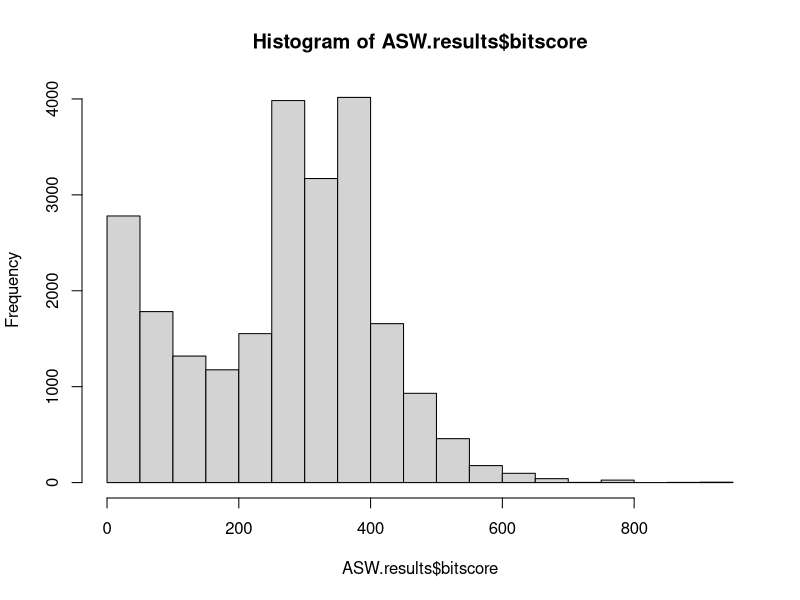
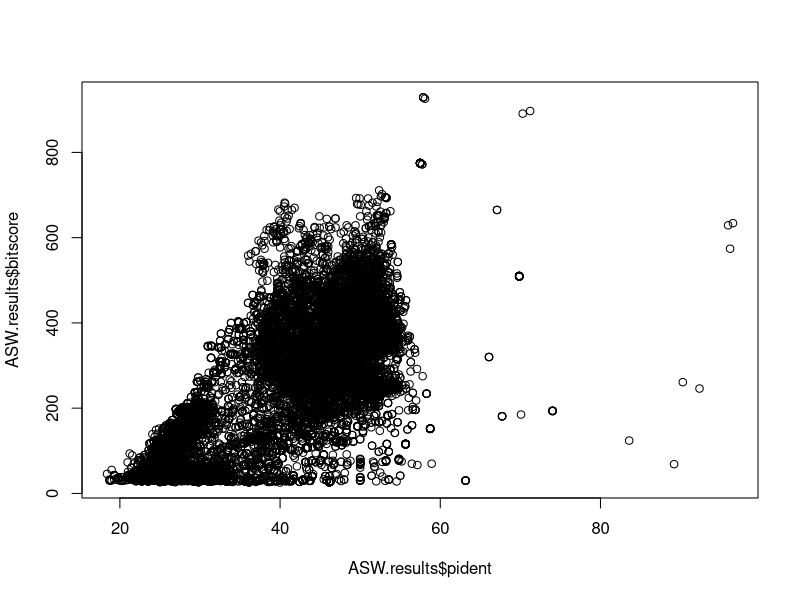
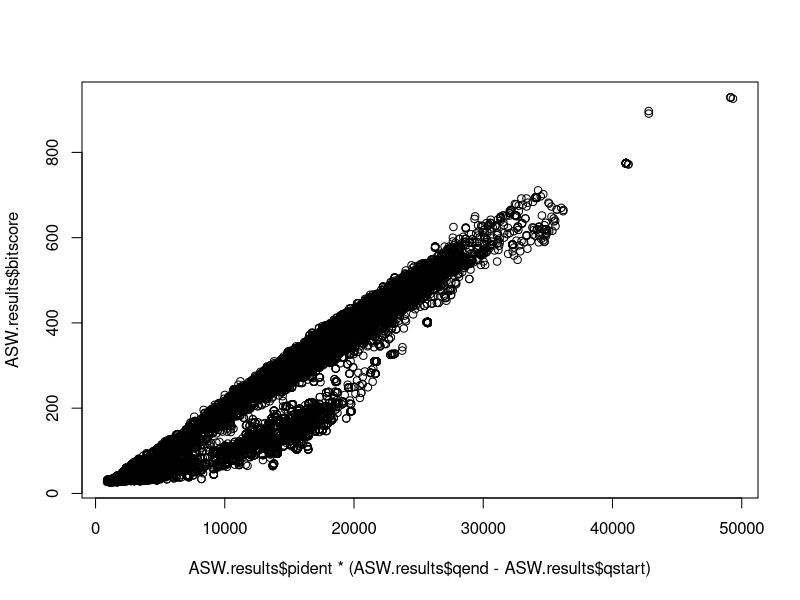
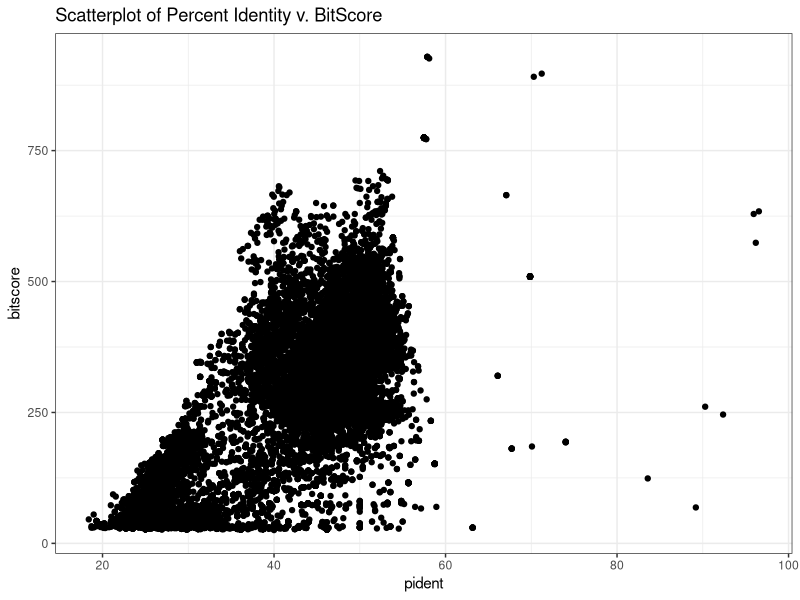
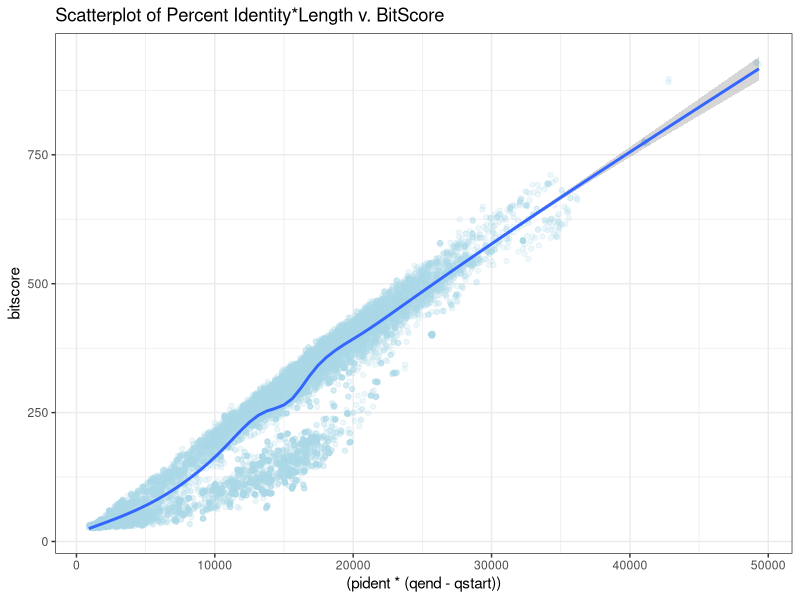

These charts were generated, in order, by the following R code:
## ---- chunk 1
library(ggplot2)
## ---- chunk 2
ASW.results <- read.csv("results_AWSclass16.tsv", sep = "\t")
colnames(ASW.results) <-c("qseqid", "sseqid", "pident", "length", "mismatch", "gapopen", "qstart", "qend", "sstart", "send", "evalue", "bitscore")
## ---- chunk 3
hist(ASW.results$bitscore, breaks = 30)
## ---- chunk 4
plot(ASW.results$pident, ASW.results$bitscore)
## ---- chunk 5
plot(ASW.results$pident  * (ASW.results$qend - ASW.results$qstart), ASW.results$bitscore)
## ---- chunk 6
ggplot(ASW.results) + 
  aes (x = pident, y = bitscore) +
  geom_point() +
  ggtitle("Scatterplot of Percent Identity v. BitScore") +
  theme_bw()
## ---- chunk 7
ggplot(ASW.results) +
  aes(x = (pident * (qend - qstart)),
      y = bitscore) +
  geom_point(alpha = 0.2, color = "lightblue") +
  geom_smooth()+
  ggtitle("Scatterplot of Percent Identity*Length v. BitScore") +
  theme_bw()
